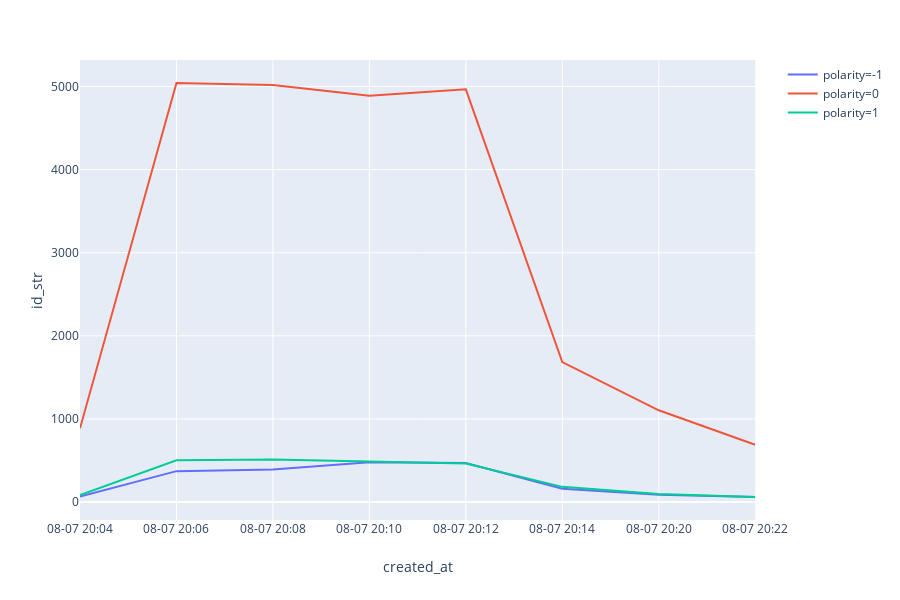

This figure's notebook cell:
### Code cell
# Using plotly.express
import plotly.express as px

fig = px.line(result, x='created_at', y='id_str', color='polarity')
fig.show()

### Figure 1 — Plotly figure (JSON) as saved in the notebook; plotly's stock layout.template omitted (floating-point values rounded to 4 significant figures)
{"data": [{"hoverlabel": {"namelength": 0}, "hovertemplate": "polarity=-1<br>created_at=%{x}<br>id_str=%{y}", "legendgroup": "polarity=-1", "line": {"color": "#636efa", "dash": "solid"}, "mode": "lines", "name": "polarity=-1", "showlegend": true, "type": "scatter", "x": ["08-07 20:04", "08-07 20:06", "08-07 20:08", "08-07 20:10", "08-07 20:12", "08-07 20:14", "08-07 20:20", "08-07 20:22"], "xaxis": "x", "y": [67, 372, 391, 480, 469, 160, 88, 62], "yaxis": "y"}, {"hoverlabel": {"namelength": 0}, "hovertemplate": "polarity=0<br>created_at=%{x}<br>id_str=%{y}", "legendgroup": "polarity=0", "line": {"color": "#EF553B", "dash": "solid"}, "mode": "lines", "name": "polarity=0", "showlegend": true, "type": "scatter", "x": ["08-07 20:04", "08-07 20:06", "08-07 20:08", "08-07 20:10", "08-07 20:12", "08-07 20:14", "08-07 20:20", "08-07 20:22"], "xaxis": "x", "y": [887, 5042, 5019, 4888, 4966, 1684, 1104, 690], "yaxis": "y"}, {"hoverlabel": {"namelength": 0}, "hovertemplate": "polarity=1<br>created_at=%{x}<br>id_str=%{y}", "legendgroup": "polarity=1", "line": {"color": "#00cc96", "dash": "solid"}, "mode": "lines", "name": "polarity=1", "showlegend": true, "type": "scatter", "x": ["08-07 20:04", "08-07 20:06", "08-07 20:08", "08-07 20:10", "08-07 20:12", "08-07 20:14", "08-07 20:20", "08-07 20:22"], "xaxis": "x", "y": [83, 503, 512, 485, 463, 183, 97, 61], "yaxis": "y"}], "layout": {"height": 600, "legend": {"tracegroupgap": 0}, "margin": {"t": 60}, "xaxis": {"anchor": "y", "domain": [0, 0.98], "title": {"text": "created_at"}}, "yaxis": {"anchor": "x", "domain": [0, 1], "title": {"text": "id_str"}}}}
